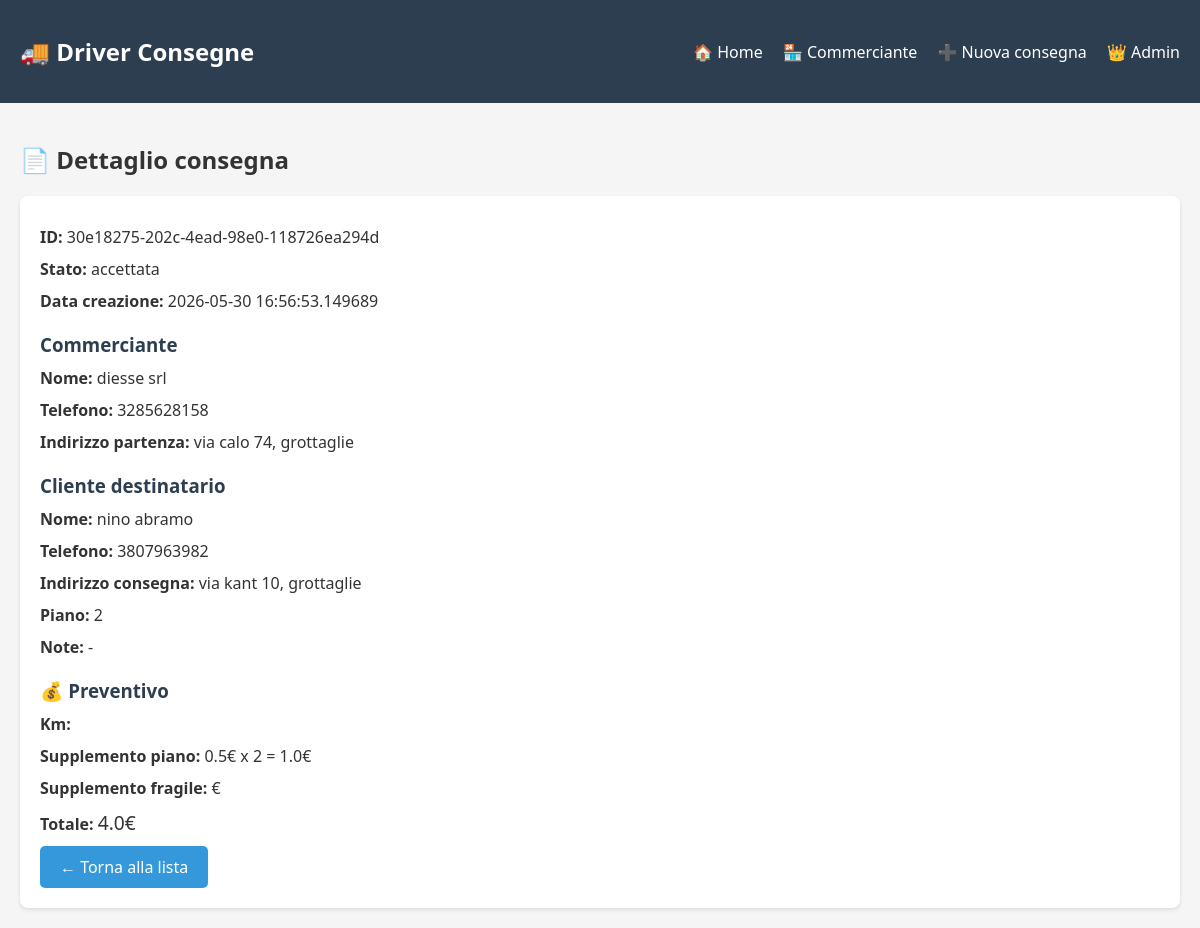
The page /consegna/30e18275-202c-4ead-98e0-118726ea294d on the database its author committed.
### models.py (models this page shows, shortened)
class Consegna(db.Model):
    __tablename__ = 'consegne'
    id = db.Column(db.String(36), primary_key=True, default=lambda: str(uuid.uuid4()))
    stato = db.Column(db.String(50), default='richiesta')  # richiesta, attesa_conferma, accettata, consegnata, cancellata
    data_creazione = db.Column(db.DateTime, default=datetime.utcnow)
    comm_nome = db.Column(db.String(100), nullable=False)
    comm_telefono = db.Column(db.String(20), nullable=False)
    comm_indirizzo_partenza = db.Column(db.String(200), nullable=False)
    cliente_nome = db.Column(db.String(100), nullable=False)
    cliente_telefono = db.Column(db.String(20), nullable=False)
    cliente_indirizzo_consegna = db.Column(db.String(200), nullable=False)
    cliente_piano = db.Column(db.Integer, default=0)  # 0 = piano terra / nessun piano
    cliente_note = db.Column(db.Text, default='')
    fragile = db.Column(db.Boolean, default=False)
    tariffa_base = db.Column(db.Float, default=3.0)
    supplemento_piano = db.Column(db.Float, default=0.50)  # 0.50€ per piano (dal 1° in su)
    totale_euro = db.Column(db.Float, default=0)
    orario_richiesto = db.Column(db.String(10), nullable=True)
    orario_proposto_driver = db.Column(db.String(10), nullable=True)
    driver_id = db.Column(db.String(100), nullable=True)
    accettata_il = db.Column(db.DateTime, nullable=True)
    pagata = db.Column(db.Boolean, default=False)

### app.py (the view)
@app.route('/consegna/<id>')
def dettaglio_consegna(id):
    consegna = Consegna.query.get_or_404(id)
    return render_template('dettaglio_consegna.html', consegna=consegna)

### templates/dettaglio_consegna.html (shortened to what this page needs)
{% extends "base.html" %}
{% block content %}
<h2>📄 Dettaglio consegna</h2>
<div class="dettaglio-card">
    <p><strong>ID:</strong> {{ consegna.id }}</p>
    <p><strong>Stato:</strong> {{ consegna.stato }}</p>
    <p><strong>Data creazione:</strong> {{ consegna.data_creazione }}</p>
    <h3>Commerciante</h3>
    <p><strong>Nome:</strong> {{ consegna.comm_nome }}</p>
    <p><strong>Telefono:</strong> {{ consegna.comm_telefono }}</p>
    <p><strong>Indirizzo partenza:</strong> {{ consegna.comm_indirizzo_partenza }}</p>
    <h3>Cliente destinatario</h3>
    <p><strong>Nome:</strong> {{ consegna.cliente_nome }}</p>
    <p><strong>Telefono:</strong> {{ consegna.cliente_telefono }}</p>
    <p><strong>Indirizzo consegna:</strong> {{ consegna.cliente_indirizzo_consegna }}</p>
    <p><strong>Piano:</strong> {{ consegna.cliente_piano }}</p>
    <p><strong>Note:</strong> {{ consegna.cliente_note or '-' }}</p>
    <h3>💰 Preventivo</h3>
    <p><strong>Km:</strong> {{ consegna.km }}</p>
    <p><strong>Supplemento piano:</strong> {{ consegna.supplemento_piano }}€ x {{ consegna.cliente_piano }} = {{ consegna.cliente_piano * consegna.supplemento_piano }}€</p>
    <p><strong>Supplemento fragile:</strong> {{ consegna.supplemento_fragile }}€</p>
    <p><strong>Totale:</strong> <big>{{ consegna.totale_euro }}€</big></p>
    <a href="{{ url_for('index') }}" class="btn">← Torna alla lista</a>
</div>
{% endblock %}

### static/style.css (style rules this page uses)
* { margin: 0; padding: 0; box-sizing: border-box; }
body { font-family: 'Segoe UI', Tahoma, Geneva, Verdana, sans-serif; background: #f5f5f5; color: #333; }
h2 { margin: 20px 0; }
.btn { display: inline-block; background: #3498db; color: white; padding: 10px 20px; border: none; border-radius: 5px; cursor: pointer; text-decoration: none; font-size: 1rem; }
.dettaglio-card { background: white; padding: 20px; border-radius: 8px; box-shadow: 0 2px 4px rgba(0,0,0,0.1); }
.dettaglio-card p { margin: 10px 0; }
.dettaglio-card h3 { margin-top: 20px; color: #2c3e50; }

### rows shown on the page
Consegna: id "30e18275-202c-4ead-98e0-118726ea294d", stato "accettata", data_creazione "2026-05-30 16:56:53.149689", comm_nome "diesse srl", comm_telefono "3285628158", comm_indirizzo_partenza "via calo 74, grottaglie", cliente_nome "nino abramo", cliente_telefono "3807963982", cliente_indirizzo_consegna "via kant 10, grottaglie", cliente_piano "2", cliente_note "-", supplemento_piano "0.5", consegna.cliente_piano*consegna.supplemento_piano "1.0", totale_euro "4.0"
